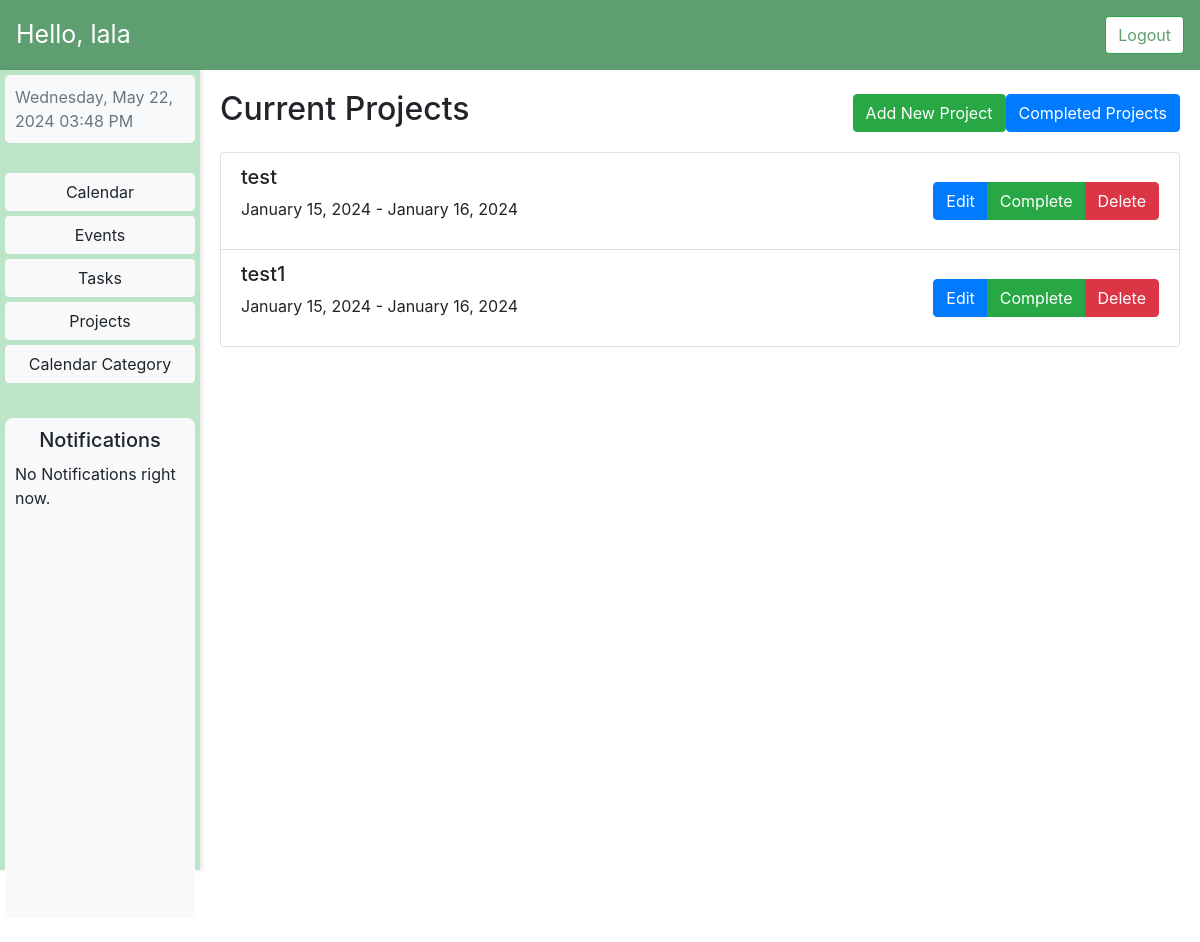
Screenshot of /projects/ (signed in) with the database file from the repository.
### MyCalendar/models.py (models this page shows)
class Project(models.Model):
    user = models.ForeignKey(User, on_delete=models.CASCADE)
    title = models.CharField(max_length=200)
    description = models.TextField(blank=True)
    start_date = models.DateField()
    end_date = models.DateField()
    completed = models.BooleanField(default=False)

### MyCalendar/views.py (the view)
# urls.py: path('projects/', projects_view, name='projects'),
def projects_view(request):
    projects = Project.objects.filter(user=request.user, completed=False)
    return render(request, 'projects.html', {'projects': projects})

### templates/projects.html (shortened to what this page needs)
{% extends 'dashboard.html' %}
{% load static %}
{% block styles %}
    <link rel="stylesheet" type="text/css" href="{% static 'css/dashboard.css' %}">
{% endblock %}
{% block dynamic_content %}
    <div class="row">
        <div class="col-md-12 mar">
            <div class="d-flex justify-content-between align-items-center mb-3">
                <h2 class="mr-auto">Current Projects</h2>
                <a href="{% url 'add_project' %}" class="btn btn-success">Add New Project</a>
                <a href="{% url 'completed_projects' %}" class="btn btn-primary">Completed Projects</a>
            </div>
            <ul class="list-group">
                {% for project in projects %}
                    <li class="list-group-item">
                        <div class="d-flex justify-content-between align-items-center">
                            <div>
                                <h5>{{ project.title }}</h5>
                                <p>{{ project.start_date|date:"F d, Y" }} - {{ project.end_date|date:"F d, Y" }}</p>
                            </div>
                            <div class="btn-group" role="group" aria-label="Project Actions">
                                <a href="{% url 'edit_project' project.id %}" class="btn btn-primary">Edit</a>
                                <a href="{% url 'complete_project' project.id %}" class="btn btn-success">Complete</a>
                                <a href="{% url 'delete_project' project.id %}" class="btn btn-danger">Delete</a>
                            </div>
                        </div>
                    </li>
                {% empty %}
                    <p>No Projects Found</p>
                {% endfor %}
            </ul>
        </div>
    </div>
{% endblock %}

### templates/dashboard.html (shortened to what this page needs)
{% extends 'base.html' %}
{% load static %}
{% block content %}
    <nav class="navbar navbar-expand-lg navbar-light" style="background-color: #5F9E70;">
        <span class="navbar-text text-white" style="font-size: 25px;">
            Hello, {{ request.user.username }}
        </span>
        <div class="collapse navbar-collapse" id="navbarNav">
            <ul class="navbar-nav ml-auto">
                <li class="nav-item">
                    <form method="post" action="{% url 'logout' %}" class="d-flex">
                        <button type="submit" class="btn btn-success btn-block" style="background-color: white; color: #5F9E70;">Logout</button>
                    </form>
                </li>
            </ul>
        </div>
    </nav>
    <div class="container-fluid">
        <div class="row">
            <div class="col-md-2 custom-background">
                <div id="datetime-info" class="text-muted"></div>
                <div class="vertical-menu ">
                    <a href="{% url 'dashboard' %}" class="btn btn-light">Calendar</a>
                    <a href="{% url 'events' %}" class="btn btn-light">Events</a>
                    <a href="{% url 'task_list' %}" class="btn btn-light">Tasks</a>
                    <a href="{% url 'projects' %}" class="btn btn-light">Projects</a>
                    <a href="{% url 'category_list' %}" class="btn btn-light">Calendar Category</a>
                    <div class="notification-box">
                        <div class="notification-header">
                            <h5>Notifications</h5>
                        </div>
                        <div class="notification-items" id="notification-items">
                        {% for notification in global_notifications %}
                            <div class="notification-item">
                                <h5 style="font-weight: bold; font-size: 18px;">{{ notification.title }}</h5>
                                <p>{{ notification.content|safe }}</p>
                            </div>
                        {% empty %}
                            <p>No Notifications right now.</p>
                        {% endfor %}
                    </div>
                    </div>
                </div>
            </div>
            <div class="col-md-10">
                {% block dynamic_content %}
                {% endblock %}
            </div>
        </div>
    </div>
{% endblock %}

### static/css/dashboard.css (style rules this page uses)
html { width: 100%; height: 100%; margin: 0; padding: 0; }
body { margin: 0; padding: 0; height: 100%; overflow: hidden; }
#datetime-info { background-color: #f8f9fa; padding: 10px; border-radius: 5px; }
.container-fluid, .row { height: 100%; }
.custom-background { background-color: rgba(122, 204, 144, 0.5); padding: 5px; box-shadow: 2px 0 5px rgba(0, 0, 0, 0.1); height: 100%; }
.vertical-menu { margin-top: 30px; display: flex; flex-direction: column; }
.vertical-menu a { margin-bottom: 5px; }
.mar { padding: 20px; }
.notification-box { background-color: #f8f9fa; border-radius: 8px; padding: 10px; height: 500px; margin-bottom: 5%; margin-top: 30px; }
.notification-header { text-align: center; margin-bottom: 10px; }
.notification-items { height: 100%; overflow-y: auto; }

### rows the page displays
Project: title "test", start_date "January 15, 2024", end_date "January 16, 2024"
Project: title "test1", start_date "January 15, 2024", end_date "January 16, 2024"

### other values shown
{{ request.user.username }} "lala"
